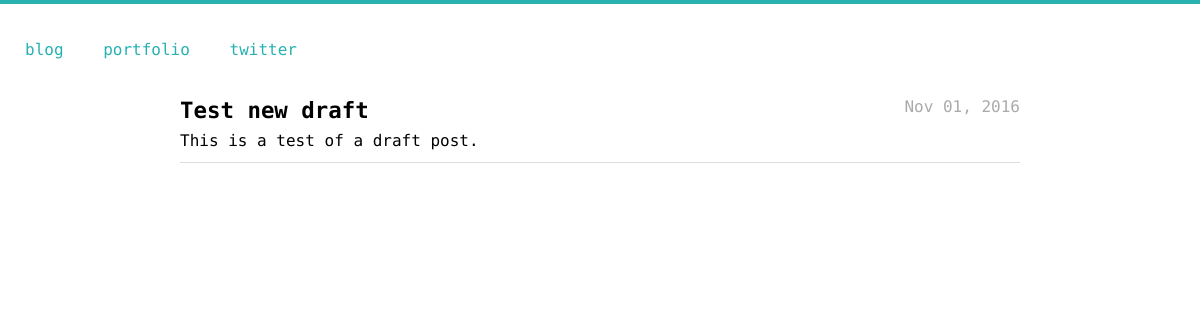
Before: / with the older database file.
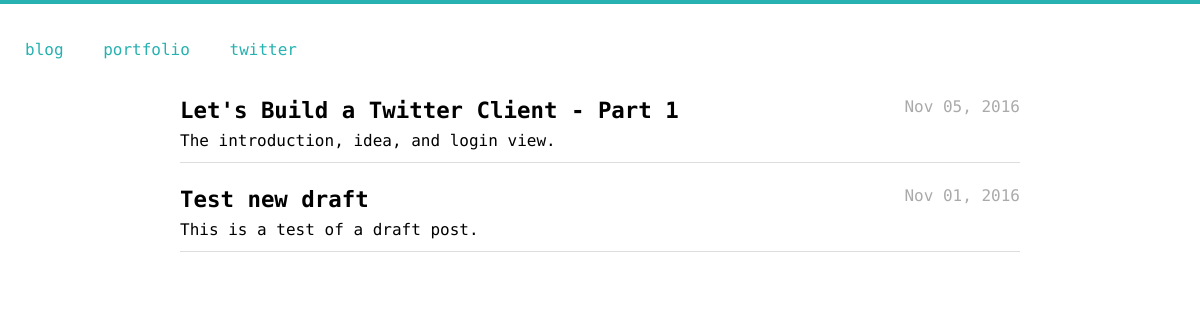
After: the same page with the newer database file.
### app/models.py (models this page shows, shortened)
class Post(db.Model):
    id = db.Column(db.Integer, primary_key = True)
    title = db.Column(db.String)
    description = db.Column(db.String)
    content = db.Column(db.String)
    slug = db.Column(db.String)
    timestamp = db.Column(db.DateTime)
    draft = db.Column(db.Boolean, default=True)

### app/views.py (the view)
@app.route('/')
def index():
	posts = Post.query.order_by(Post.timestamp.desc()).filter_by(draft=False).all()
	return render_template('index.html', posts=posts, auth=has_auth())

### app/__init__.py (called while the page is built)
@app.template_filter('prettytime')
def prettytime(date):
    return date.strftime("%b %d, %Y")

### app/views.py (called while the page is built)
def has_auth():
	return 'username' in session

### app/templates/index.html
{% extends "base.html" %}
{% block stylesheet %}
	<link rel="stylesheet" type="text/css" href="/static/stylesheets/post_list.css">
{% endblock%}
{% block content %}
	<article>
		{% for post in posts %}
			<div class="post">
				<div id="titledate">
					<a href="/posts/{{ post.slug }}"><h2 id="title">{{ post.title }}</h2></a>
					<div id="date">{{ post.timestamp|prettytime }}</div>
				</div>
				<div id="preview">
					{{ post.description }}
				</div>
			</div>
		{% endfor %}
	</article>
{% endblock %}

### app/templates/base.html (shortened to what this page needs)
<!DOCTYPE html>
<html lang="en">
	<head>
		{% block stylesheet %}{% endblock %}
		<link rel="stylesheet" type="text/css" href="/static/stylesheets/primary.css">
	</head>
	<body>
		{% block menu %}
			<div class="navigation">
				<ul>
					<li><a href="{{ url_for('index') }}">blog</a></li>
					<li><a href="{{ url_for('portfolio') }}">portfolio</a></li>
					<li><a href="https://twitter.com/naturaln0va">twitter</a></li>
				</ul>
			</div>
		{% endblock %}
		{% block content %}{% endblock %}
	</body>
</html>

### app/static/stylesheets/post_list.css (style rules this page uses)
.post { margin-bottom: 15px; border-bottom: 1px solid #ddd; }
.post #titledate { padding: .5em 0; }
.post #titledate a { text-decoration: none; color: #000; }
.post #titledate #title { display: inline; }
.post #titledate #date { float: right; display: inline; color: #aaa; }
.post #preview { padding-bottom: 12px; }
#date { color: #aaa; }

### app/static/stylesheets/primary.css (style rules this page uses)
body { font-family: 'PT Mono', monospace, serif; background: #FFF; text-align: left; margin: 0; }
body h2 { font-size: 1.4em; }
body article { width: 85%; margin: 0 auto; max-width: 840px; }
body article a { color: #27b1b1; }
.navigation { margin: 0; padding: 10px; padding-bottom: 0; }
.navigation ul { text-align: left; padding: 0; margin: 0; }
.navigation li { display: inline-block; list-style: none; padding: 30px 15px; }
.navigation li a { text-decoration: none; color: #27b1b1; }

Changed rows visible on the page:
added Post: title "Let's Build a Twitter Client - Part 1", timestamp|prettytime "Nov 05, 2016", description "The introduction, idea, and login view."
